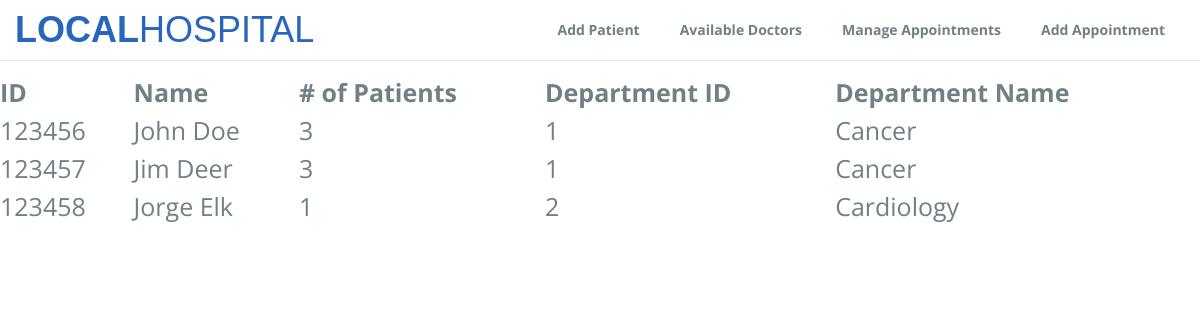
The page /availabledoctors.php on the database its author committed.
### tables this page shows
CREATE TABLE Doctor(
 DoctorID INT NOT NULL,
 First VARCHAR(30) NOT NULL,
 Last VARCHAR(45) NOT NULL,
 SSN INT(9) NOT NULL UNIQUE,
 Gender VARCHAR(1) NOT NULL,
 DateOfBirth DATE NOT NULL,
 Start_Date Date NOT NULL,
 Patient_ID INT NOT NULL,
 Dept_ID INT NOT NULL,
 PRIMARY KEY (DoctorID));

CREATE TABLE Department(
 DeptID INT NOT NULL,
 Dept_Name VARCHAR(30) NOT NULL UNIQUE,
 Capacity INT NOT NULL,
 PRIMARY KEY (DeptID));

### availabledoctors.php (the view, shortened to what this page needs)
<!DOCTYPE html>
  <link rel="stylesheet" type="text/css" href="css/font-awesome.min.css">
  <link rel="stylesheet" type="text/css" href="css/bootstrap.min.css">
  <link rel="stylesheet" type="text/css" href="css/imagehover.min.css">
  <link rel="stylesheet" type="text/css" href="css/style.css">
</head>
<body>
  <nav class="navbar navbar-default navbar-fixed-top">
    <div class="container">
      <div class="navbar-header">
        <a class="navbar-brand" href="index.php">Local<span>Hospital</span></a>
      </div>
      <div class="collapse navbar-collapse" id="myNavbar">
        <ul class="nav navbar-nav navbar-right">
          <li><a href="addpatient.php">Add Patient</a></li>
          <li><a href="availabledoctors.php">Available Doctors</a></li>
          <li><a href="appointments.php">Manage Appointments</a></li>
		  <li><a href="addappointment.php">Add Appointment</a></li>
        </ul>
      </div>
    </div>
  </nav>
<br>
<br>
<br>
<?php
require 'dbcheck.inc.php';
$sql = "SELECT COUNT(DoctorID), DoctorID, Doctor.First, Doctor.Last, DeptID, Dept_Name FROM Department
    INNER JOIN Doctor
    ON Department.DeptID = Doctor.Dept_ID
    INNER JOIN Patient
    ON Department.DeptID = Patient.Dept_ID
    GROUP BY DoctorID
    HAVING Count(DoctorID) < 5";
$result = $conn->query($sql);
if ($result->num_rows > 0 )
{
    echo "<table>
	<tr>
		<th>ID</th>
		<th>Name</th>
		<th># of Patients</th>
		<th>Department ID</th>
		<th>Department Name</th>
	</tr>";
    while($row = $result->fetch_assoc() )
    {
        echo
          "<tr><td>" . $row["DoctorID"] .
          "</td><td>". $row["First"] ," ". $row["Last"] .
          "</td><td>" . $row["COUNT(DoctorID)"] .
          "</td><td>" . $row["DeptID"] .
          "</td><td>" . $row["Dept_Name"] .
          "</td><tr>";
    }
    echo "</table>";
}
?>

### css/style.css (style rules this page uses)
body { font-size: 15px; line-height: 1.52; color: #717f86; font-size: 16px; font-family: 'Open Sans', sans-serif; font-weight: 400; }
table { border-collapse: collapse; width: 100%; color: #717f86; font-size: 25px; text-align: left; }
.navbar-default .navbar-brand { color:#2766BA; }
.navbar-default { background-color: #ffffff; }
.navbar-default .navbar-nav > li > a { color: #717f86; font-size: 14px; font-weight: 700; }
.navbar-nav > li > a { padding: 0px; margin: 10px 5px; padding: 10px 15px; }
.navbar-default .navbar-brand { font-family: 'Dosis', sans-serif !important; font-weight: 700; text-transform: uppercase; padding: 0px; height: inherit; font-size: 36px; margin: 20px 0px; }
.navbar-default .navbar-brand span { font-weight: 100 !important; }
.navbar { margin-bottom: 0px; }

### rows shown on the page
doctor: DoctorID "123456", First "John", Last "Doe", COUNT "3", Dept_ID.DeptID "1", Dept_ID.Dept_Name "Cancer"
doctor: DoctorID "123457", First "Jim", Last "Deer", COUNT "3", Dept_ID.DeptID "1", Dept_ID.Dept_Name "Cancer"
doctor: DoctorID "123458", First "Jorge", Last "Elk", COUNT "1", Dept_ID.DeptID "2", Dept_ID.Dept_Name "Cardiology"
